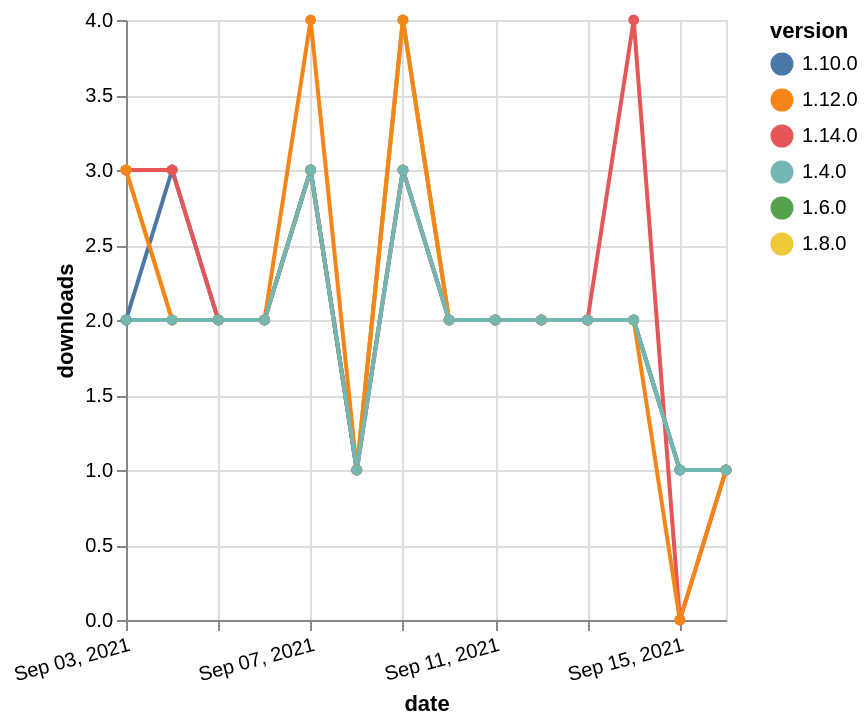

Vega-Lite specification stored for this chart:
### Vega-Lite specification from a JSON file in a GitHub repository (floating-point values rounded to 4 significant figures)
{"$schema": "https://vega.github.io/schema/vega-lite/v5.json", "description": "A simple bar chart with embedded data.", "data": {"values": [{"date": "2021-09-03", "total": 1637, "delta": 2, "version": "1.6.0"}, {"date": "2021-09-04", "total": 1639, "delta": 2, "version": "1.6.0"}, {"date": "2021-09-05", "total": 1641, "delta": 2, "version": "1.6.0"}, {"date": "2021-09-06", "total": 1643, "delta": 2, "version": "1.6.0"}, {"date": "2021-09-07", "total": 1646, "delta": 3, "version": "1.6.0"}, {"date": "2021-09-08", "total": 1647, "delta": 1, "version": "1.6.0"}, {"date": "2021-09-09", "total": 1651, "delta": 4, "version": "1.6.0"}, {"date": "2021-09-10", "total": 1653, "delta": 2, "version": "1.6.0"}, {"date": "2021-09-11", "total": 1655, "delta": 2, "version": "1.6.0"}, {"date": "2021-09-12", "total": 1657, "delta": 2, "version": "1.6.0"}, {"date": "2021-09-13", "total": 1659, "delta": 2, "version": "1.6.0"}, {"date": "2021-09-14", "total": 1661, "delta": 2, "version": "1.6.0"}, {"date": "2021-09-15", "total": 1662, "delta": 1, "version": "1.6.0"}, {"date": "2021-09-16", "total": 1663, "delta": 1, "version": "1.6.0"}, {"date": "2021-09-03", "total": 1448, "delta": 3, "version": "1.8.0"}, {"date": "2021-09-04", "total": 1450, "delta": 2, "version": "1.8.0"}, {"date": "2021-09-05", "total": 1452, "delta": 2, "version": "1.8.0"}, {"date": "2021-09-06", "total": 1454, "delta": 2, "version": "1.8.0"}, {"date": "2021-09-07", "total": 1457, "delta": 3, "version": "1.8.0"}, {"date": "2021-09-08", "total": 1458, "delta": 1, "version": "1.8.0"}, {"date": "2021-09-09", "total": 1462, "delta": 4, "version": "1.8.0"}, {"date": "2021-09-10", "total": 1464, "delta": 2, "version": "1.8.0"}, {"date": "2021-09-11", "total": 1466, "delta": 2, "version": "1.8.0"}, {"date": "2021-09-12", "total": 1468, "delta": 2, "version": "1.8.0"}, {"date": "2021-09-13", "total": 1470, "delta": 2, "version": "1.8.0"}, {"date": "2021-09-14", "total": 1472, "delta": 2, "version": "1.8.0"}, {"date": "2021-09-15", "total": 1473, "delta": 1, "version": "1.8.0"}, {"date": "2021-09-16", "total": 1474, "delta": 1, "version": "1.8.0"}, {"date": "2021-09-03", "total": 998, "delta": 2, "version": "1.10.0"}, {"date": "2021-09-04", "total": 1001, "delta": 3, "version": "1.10.0"}, {"date": "2021-09-05", "total": 1003, "delta": 2, "version": "1.10.0"}, {"date": "2021-09-06", "total": 1005, "delta": 2, "version": "1.10.0"}, {"date": "2021-09-07", "total": 1008, "delta": 3, "version": "1.10.0"}, {"date": "2021-09-08", "total": 1009, "delta": 1, "version": "1.10.0"}, {"date": "2021-09-09", "total": 1012, "delta": 3, "version": "1.10.0"}, {"date": "2021-09-10", "total": 1014, "delta": 2, "version": "1.10.0"}, {"date": "2021-09-11", "total": 1016, "delta": 2, "version": "1.10.0"}, {"date": "2021-09-12", "total": 1018, "delta": 2, "version": "1.10.0"}, {"date": "2021-09-13", "total": 1020, "delta": 2, "version": "1.10.0"}, {"date": "2021-09-14", "total": 1022, "delta": 2, "version": "1.10.0"}, {"date": "2021-09-15", "total": 1023, "delta": 1, "version": "1.10.0"}, {"date": "2021-09-16", "total": 1024, "delta": 1, "version": "1.10.0"}, {"date": "2021-09-03", "total": 215, "delta": 3, "version": "1.14.0"}, {"date": "2021-09-04", "total": 218, "delta": 3, "version": "1.14.0"}, {"date": "2021-09-05", "total": 220, "delta": 2, "version": "1.14.0"}, {"date": "2021-09-06", "total": 222, "delta": 2, "version": "1.14.0"}, {"date": "2021-09-07", "total": 225, "delta": 3, "version": "1.14.0"}, {"date": "2021-09-08", "total": 226, "delta": 1, "version": "1.14.0"}, {"date": "2021-09-09", "total": 229, "delta": 3, "version": "1.14.0"}, {"date": "2021-09-10", "total": 231, "delta": 2, "version": "1.14.0"}, {"date": "2021-09-11", "total": 233, "delta": 2, "version": "1.14.0"}, {"date": "2021-09-12", "total": 235, "delta": 2, "version": "1.14.0"}, {"date": "2021-09-13", "total": 237, "delta": 2, "version": "1.14.0"}, {"date": "2021-09-14", "total": 241, "delta": 4, "version": "1.14.0"}, {"date": "2021-09-15", "total": 241, "delta": 0, "version": "1.14.0"}, {"date": "2021-09-16", "total": 242, "delta": 1, "version": "1.14.0"}, {"date": "2021-09-03", "total": 678, "delta": 3, "version": "1.12.0"}, {"date": "2021-09-04", "total": 680, "delta": 2, "version": "1.12.0"}, {"date": "2021-09-05", "total": 682, "delta": 2, "version": "1.12.0"}, {"date": "2021-09-06", "total": 684, "delta": 2, "version": "1.12.0"}, {"date": "2021-09-07", "total": 688, "delta": 4, "version": "1.12.0"}, {"date": "2021-09-08", "total": 689, "delta": 1, "version": "1.12.0"}, {"date": "2021-09-09", "total": 693, "delta": 4, "version": "1.12.0"}, {"date": "2021-09-10", "total": 695, "delta": 2, "version": "1.12.0"}, {"date": "2021-09-11", "total": 697, "delta": 2, "version": "1.12.0"}, {"date": "2021-09-12", "total": 699, "delta": 2, "version": "1.12.0"}, {"date": "2021-09-13", "total": 701, "delta": 2, "version": "1.12.0"}, {"date": "2021-09-14", "total": 703, "delta": 2, "version": "1.12.0"}, {"date": "2021-09-15", "total": 703, "delta": 0, "version": "1.12.0"}, {"date": "2021-09-16", "total": 704, "delta": 1, "version": "1.12.0"}, {"date": "2021-09-03", "total": 2019, "delta": 2, "version": "1.4.0"}, {"date": "2021-09-04", "total": 2021, "delta": 2, "version": "1.4.0"}, {"date": "2021-09-05", "total": 2023, "delta": 2, "version": "1.4.0"}, {"date": "2021-09-06", "total": 2025, "delta": 2, "version": "1.4.0"}, {"date": "2021-09-07", "total": 2028, "delta": 3, "version": "1.4.0"}, {"date": "2021-09-08", "total": 2029, "delta": 1, "version": "1.4.0"}, {"date": "2021-09-09", "total": 2032, "delta": 3, "version": "1.4.0"}, {"date": "2021-09-10", "total": 2034, "delta": 2, "version": "1.4.0"}, {"date": "2021-09-11", "total": 2036, "delta": 2, "version": "1.4.0"}, {"date": "2021-09-12", "total": 2038, "delta": 2, "version": "1.4.0"}, {"date": "2021-09-13", "total": 2040, "delta": 2, "version": "1.4.0"}, {"date": "2021-09-14", "total": 2042, "delta": 2, "version": "1.4.0"}, {"date": "2021-09-15", "total": 2043, "delta": 1, "version": "1.4.0"}, {"date": "2021-09-16", "total": 2044, "delta": 1, "version": "1.4.0"}]}, "width": "container", "mark": {"type": "line", "point": {"filled": true}}, "encoding": {"x": {"field": "date", "type": "temporal", "timeUnit": "yearmonthdate", "title": "date", "axis": {"labelAngle": -15}}, "y": {"field": "delta", "type": "quantitative", "title": "downloads"}, "color": {"field": "version", "type": "nominal"}, "tooltip": {"field": "delta"}}}
